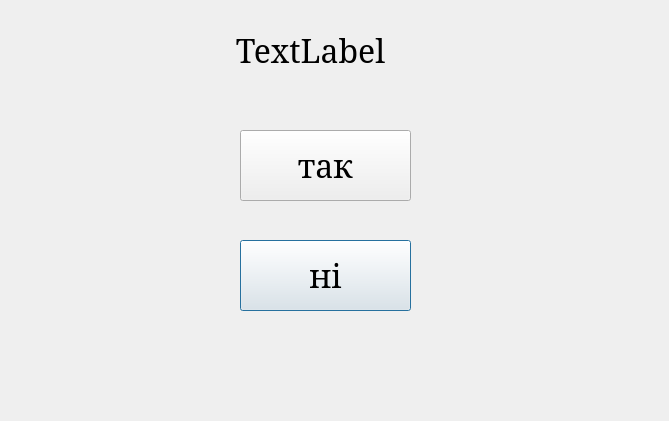
<?xml version="1.0" encoding="UTF-8"?>
<ui version="4.0">
 <class>Dialog</class>
 <widget class="QDialog" name="Dialog">
  <property name="geometry">
   <rect>
    <x>0</x>
    <y>0</y>
    <width>669</width>
    <height>421</height>
   </rect>
  </property>
  <property name="font">
   <font>
    <family>Garamond</family>
    <pointsize>24</pointsize>
   </font>
  </property>
  <property name="windowTitle">
   <string>Dialog</string>
  </property>
  <property name="styleSheet">
   <string notr="true">background-image: url(:/newPrefix/фон.qrc);</string>
  </property>
  <widget class="QLabel" name="q">
   <property name="geometry">
    <rect>
     <x>60</x>
     <y>0</y>
     <width>501</width>
     <height>101</height>
    </rect>
   </property>
   <property name="font">
    <font>
     <family>Garamond</family>
     <pointsize>24</pointsize>
    </font>
   </property>
   <property name="text">
    <string>TextLabel</string>
   </property>
   <property name="alignment">
    <set>Qt::AlignCenter</set>
   </property>
  </widget>
  <widget class="QPushButton" name="no">
   <property name="geometry">
    <rect>
     <x>240</x>
     <y>240</y>
     <width>171</width>
     <height>71</height>
    </rect>
   </property>
   <property name="font">
    <font>
     <family>Garamond</family>
     <pointsize>24</pointsize>
    </font>
   </property>
   <property name="text">
    <string>ні</string>
   </property>
  </widget>
  <widget class="QPushButton" name="yes">
   <property name="geometry">
    <rect>
     <x>240</x>
     <y>130</y>
     <width>171</width>
     <height>71</height>
    </rect>
   </property>
   <property name="font">
    <font>
     <family>Garamond</family>
     <pointsize>24</pointsize>
    </font>
   </property>
   <property name="text">
    <string>так</string>
   </property>
  </widget>
 </widget>
 <resources/>
 <connections/>
</ui>
